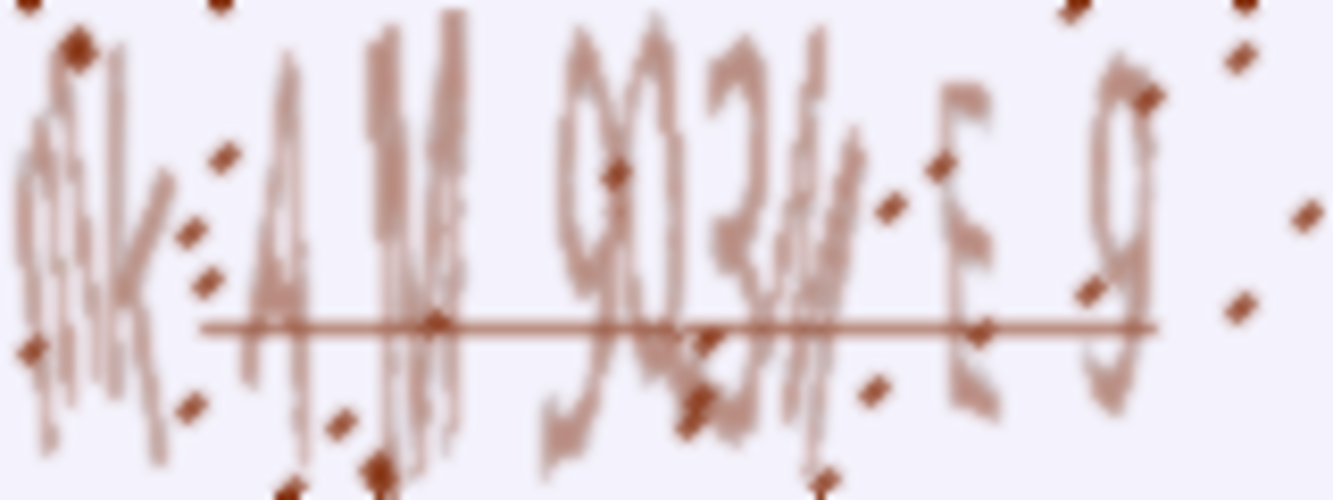

Generate this figure with Python:
from captcha.image import ImageCaptcha
from captcha.audio import AudioCaptcha
import matplotlib.pyplot as plt
import random

# The number list, lower case character list and upper case character list are used to generate captcha text.
number_list = ['0','1','2','3','4','5','6','7','8','9']

alphabet_lowercase = ['a','b','c','d','e','f','g','h','i','j','k','l','m','n','o','p','q','r','s','t','u','v','w','x','y','z']

alphabet_uppercase = ['A','B','C','D','E','F','G','H','I','J','K','L','M','N','O','P','Q','R','S','T','U','V','W','X','Y','Z']

# This function will create a random captcha string text based on above three list.
# The input parameter is the captcha text length.
def create_random_captcha_text(captcha_string_size=10):

    captcha_string_list = []

    base_char = alphabet_lowercase + alphabet_uppercase + number_list

    for i in range(captcha_string_size):

        # Select one character randomly.
        char = random.choice(base_char)

        # Append the character to the list.
        captcha_string_list.append(char)

    captcha_string = ''

    # Change the character list to string.
    for item in captcha_string_list:
        captcha_string += str(item)

    return captcha_string

# This function will create a fully digital captcha string text.
def create_random_digital_text(captcha_string_size=10):

    captcha_string_list = []
    # Loop in the number list and return a digital captcha string list
    for i in range(captcha_string_size):
        char = random.choice(number_list)
        captcha_string_list.append(char)

    captcha_string = ''

    # Convert the digital list to string.
    for item in captcha_string_list:
        captcha_string += str(item)

    return captcha_string

# Create an image captcha with special text.
def create_image_captcha(captcha_text):
    image_captcha = ImageCaptcha()
    # Create the captcha image.
    image = image_captcha.generate_image(captcha_text)

    # Add noise curve for the image.
    image_captcha.create_noise_curve(image, image.getcolors())

    # Add noise dots for the image.
    image_captcha.create_noise_dots(image, image.getcolors())

    # Save the image to a png file.
    image_file = "./captcha_"+captcha_text + ".png"
    image_captcha.write(captcha_text, image_file)

    # Display the image in a matplotlib viewer.
    plt.imshow(image)
    plt.show()

    print(image_file + " has been created.")

# Create an audio captcha file.
def create_audio_captcha():

    # Create the audio captcha with the specified voice wav file library folder.
    # Each captcha char should has it's own directory under the specified folder ( such as ./voices),
    # for example ./voices/a/a.wav will be played when the character is a.
    # If you do not specify your own voice file library folder, the default built-in voice library which has only digital voice file will be used.
    # audio_captcha = AudioCaptcha(voicedir='./voices')

    # Create an audio captcha which use digital voice file only.
    audio_captcha = AudioCaptcha()

    # Because we use the default module voice library, so we can only generate digital text voice.
    captcha_text = create_random_digital_text()

    # Generate the audio captcha file.
    audio_data = audio_captcha.generate(captcha_text)

    # Save the autiod captcha file.
    audio_file = "./captcha_"+captcha_text+'.wav'
    audio_captcha.write(captcha_text, audio_file)

    print(audio_file + " has been created.")

if __name__ == '__main__':
    # Create random text.
    captcha_text = create_random_captcha_text()

    # Create image captcha.
    create_image_captcha(captcha_text)

    # Create audio captcha.
    create_audio_captcha()
